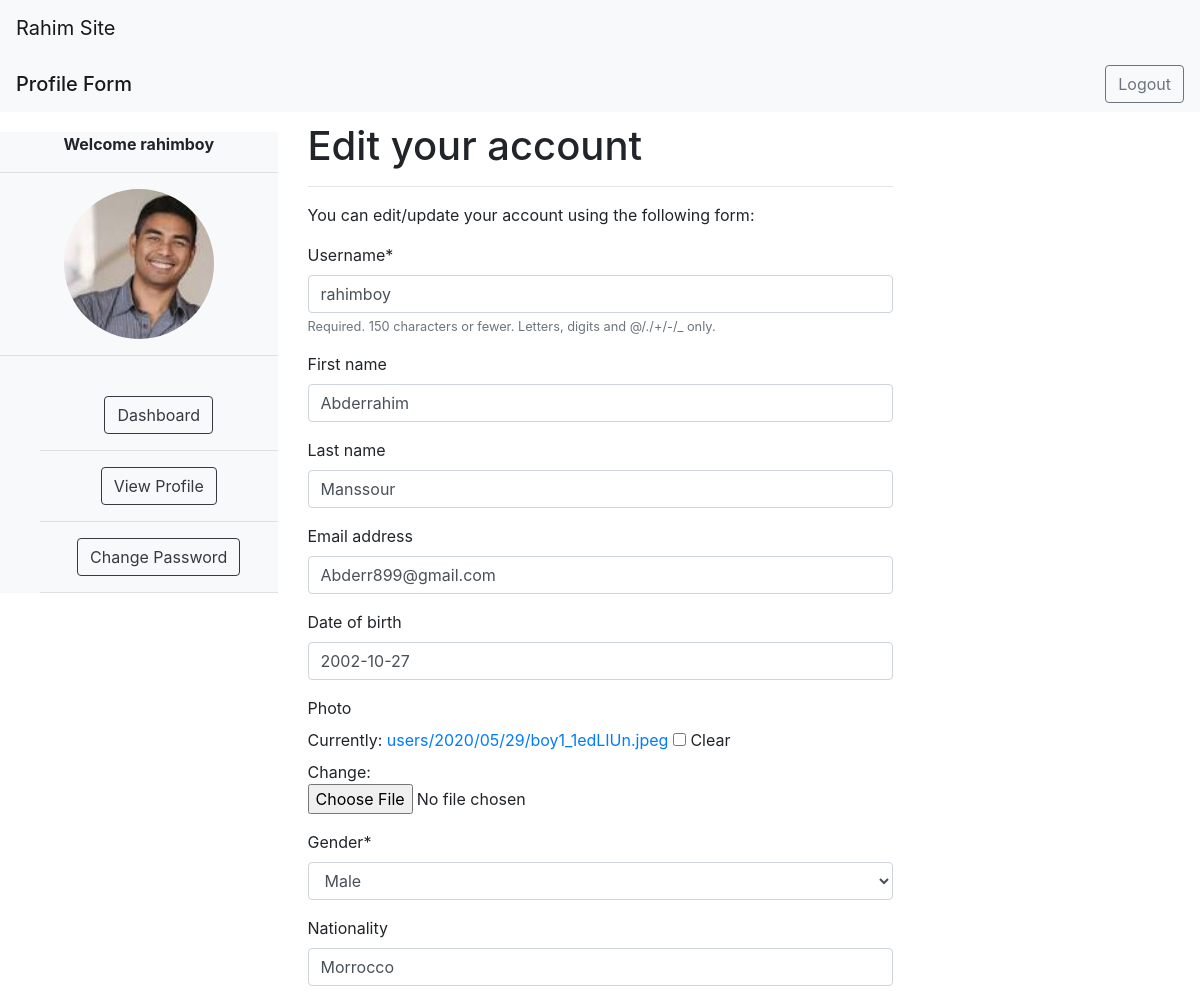
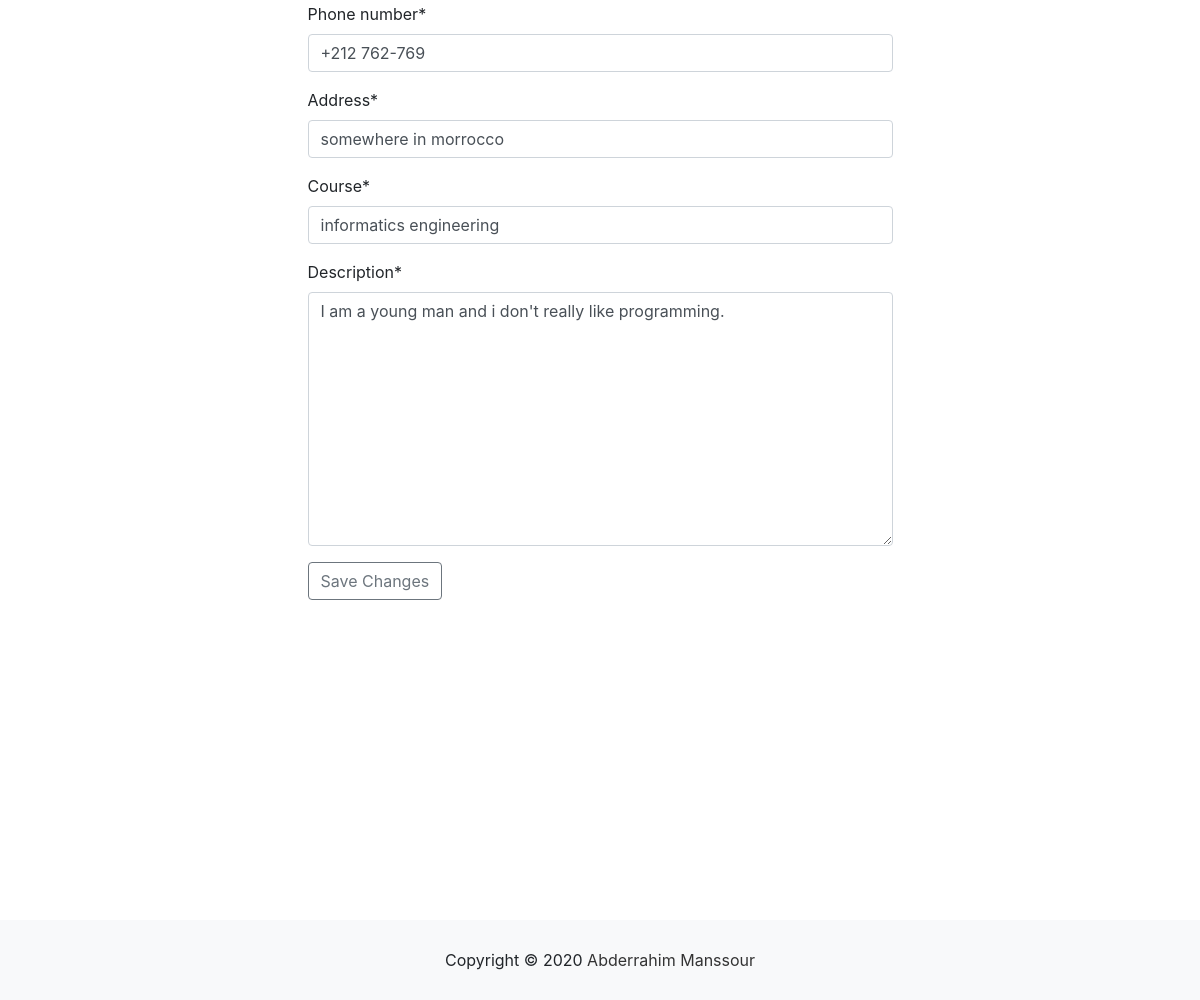
The page /account/edit/ (signed in) on the database its author committed (2 pictures, top to bottom).
### account/models.py (models this page shows, shortened)
class Profile(models.Model):
	user = models.OneToOneField(settings.AUTH_USER_MODEL,
								on_delete=models.CASCADE)
	date_of_birth = models.DateField(blank=True, null=True)
	photo = models.ImageField(upload_to='users/%Y/%m/%d', default='images/default.jpeg', blank=True)
	nationality = models.CharField(blank=True, null=True, max_length=50)
	GENDER_CHOICES = (('M', 'Male'),('F', 'Female'),)
	gender = models.CharField(max_length=1, choices=GENDER_CHOICES, null=True)
	phone_number = models.CharField(max_length=12, null=True)
	course = models.CharField(max_length=100, null=True)
	address = models.CharField(max_length=200, null=True)
	description = models.TextField(null=True)

### account/views.py (the view)
# urls.py: path('edit/', views.edit, name='edit'),
@login_required
def edit(request):
	if request.method == 'POST':
		user_form = UserEditForm(instance=request.user, data=request.POST)
		profile_form = ProfileEditForm(instance=request.user.profile,
										data = request.POST,
										files = request.FILES)
		if user_form.is_valid() and profile_form.is_valid():
			user_form.save()
			profile_form.save()
			messages.success(request, f'Profile updated successfully!')
		else:
			messages.warning(request, f'Error updating your profile')
	else:
		user_form = UserEditForm(instance=request.user)
		profile_form = ProfileEditForm(instance=request.user.profile)
	return render(request, 'account/edit.html',
							{'user_form':user_form,
							'profile_form':profile_form})

### account/forms.py
class UserEditForm(forms.ModelForm):
	class Meta:
		model = User
		fields = ('username','first_name', 'last_name', 'email', )

class ProfileEditForm(forms.ModelForm):
	class Meta:
		model = Profile
		fields = ('date_of_birth', 'photo','gender', 'nationality', \
		 'phone_number', 'address', 'course', 'description')

### account/templates/account/edit.html (shortened to what this page needs)
{% extends 'base.html' %}
{% load crispy_forms_tags %}
{% block navheader %}
{% if request.user.is_authenticated %}
<nav class="navbar navbar-light bg-light">
  <span class="navbar-brand mb-0 h1">Profile Form</span>
  <a href="{% url 'logout' %}" class="btn btn-outline-secondary">Logout</a>
{% else %}
	<a href="{% url 'login' %}">Log-in</a>
{% endif %}
</nav>
{% endblock navheader %}
{% if request.user.is_authenticated %}
{% block sidebar %}
	<div class="bg-light" style="text-align:center;">
		<div>
			<b>Welcome {{ request.user.username }}</b><hr>
			<img src="{{ user.profile.photo.url }}" style="border-radius: 50%; height:150px; width:150px;"><hr> <br>
		</div>
		<ul style="list-style: none; ">
			<li><a class="btn btn-outline-dark" href="{% url 'dashboard' %}">Dashboard</a></li><hr>
			<li><a class="btn btn-outline-dark" href="{% url 'edit' %}">View Profile</a></li><hr>
			<li><a class="btn btn-outline-dark" href="{% url 'password_change' %}">Change Password</a></li><hr>
		</ul>
	</div>
{% endblock sidebar %}
{% endif %}
{% block content %}
<h1>Edit your account</h1>
<hr>
<p>You can edit/update your account using the following form:</p>
<form action="." method="post" enctype="multipart/form-data">
	{{ user_form|crispy }}
	{{ profile_form|crispy }}
	<p><input type="submit" value="Save Changes" class="btn btn-outline-secondary" name=""></p>
</form>
{% endblock content %}

### account/templates/base.html (shortened to what this page needs)
<!DOCTYPE html>
<html>
<head>
	<link rel="stylesheet" href="https://stackpath.bootstrapcdn.com/bootstrap/4.5.0/css/bootstrap.min.css">
</head>
<body style="min-height: 2000px;">
<nav class="navbar navbar-light bg-light">
  <a class="navbar-brand" href="{% url 'index' %}">Rahim Site</a>
</nav>
{% block navheader %} {% endblock navheader %}
<div class="row">
<div class="col-md-3" style="margin-top: 20px; height: 500px; text-decoration: none; list-style: none; ">
{% block sidebar %}{% endblock sidebar %}
</div>
<div class="col-md-6" style="margin: center; margin-top: 10px;">
{% block content %}
{% endblock content %}
</div>
<div class="col-md-3"></div>
</div>
<footer style="position: fixed; width: 100%; bottom: 0;">
<div style="text-align: center; height: 80px; margin-top: 10px; line-height: 80px;" class="bg-light">
	Copyright &copy; 2020 <a style="color: #333" href="#">Abderrahim Manssour</a>
</div>
</footer>
</body>
</html>

### rows shown on the page
Profile: date_of_birth "2002-10-27", gender "Male", nationality "Morrocco", phone_number "+212 762-769", address "somewhere in morrocco", course "informatics engineering", description "I am a young man and i don't really like programming."

### other values the page prints
{{ request.user.username }} "rahimboy"
